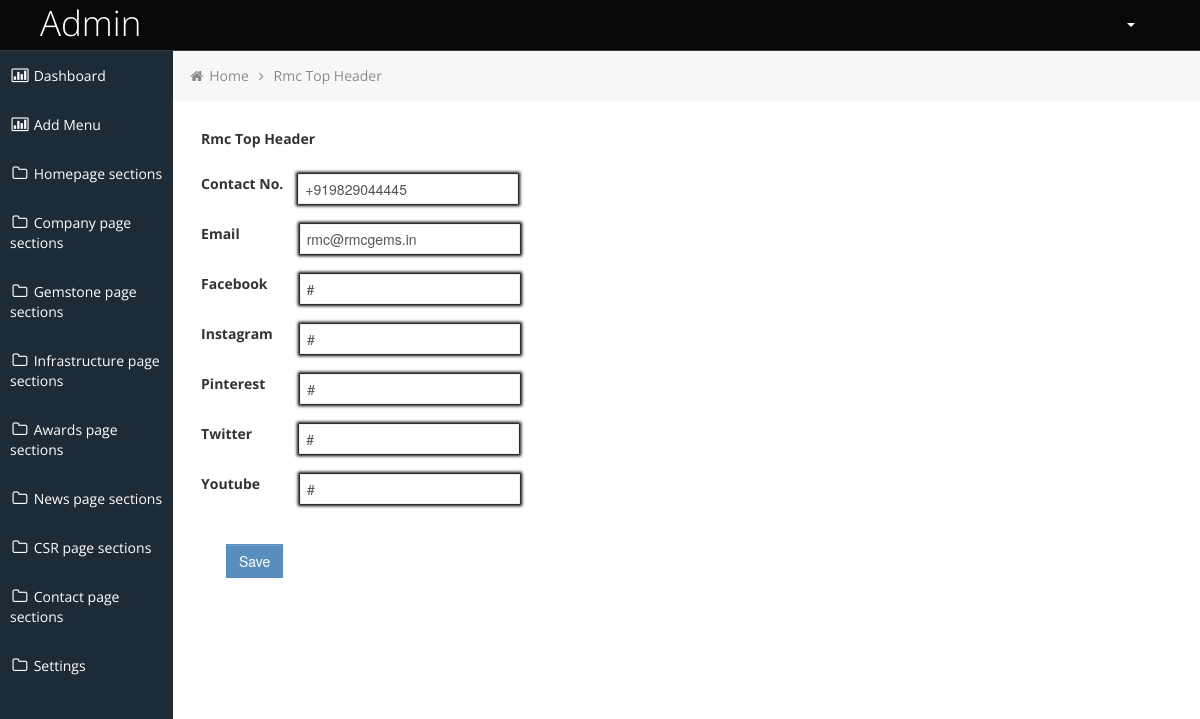
Page /admin/rmc-top-header.php (signed in) on the committed database.
### tables this page shows
CREATE TABLE `top_header` (
  `id` int(11) NOT NULL,
  `contact` varchar(255) NOT NULL,
  `email` varchar(255) NOT NULL,
  `fb` varchar(255) NOT NULL,
  `instagram` varchar(255) NOT NULL,
  `pinterest` varchar(255) NOT NULL,
  `twitter` varchar(255) NOT NULL,
  `youtube` varchar(255) NOT NULL,
  `created` datetime NOT NULL
);

### admin/functions/functions.php (called while the page is built, shortened)
<?php
class Functions{
	protected $db;
	public $date_time;
	private $host ='localhost';
	private $db_user ='rmcgems_rmc';
	private $db_pass ='rmcgems_rmc';
	private $db_name ='rmcgems_rmc';
	public function __construct(){
		$this->db = new mysqli($this->host, $this->db_user, $this->db_pass, $this->db_name);
		$this->date_time = date('Y-m-d H:i:s');
	}
	public function admin_acty($msg){
			$ip = $this->getUserIpAddr();
			$msg = $msg.$ip;
			$this->db->query("INSERT INTO login_activity (comment,date_time) VALUES ('$msg','$this->date_time')");
			return TRUE;
		}
		public	function getUserIpAddr(){
	    $ipaddress = $_SERVER['SERVER_ADDR'];
		$ip_server_data = array('HTTP_X_REAL_IP', 'HTTP_CF_CONNECTING_IP', 'HTTP_X_FORWARDED_FOR','REMOTE_ADDR');
		  foreach($ip_server_data as $real_ip){
			$real_ip = @$_SERVER[$real_ip];
			if($real_ip){
				$ipaddress = $real_ip;
				break;
			}
		}
		return $ipaddress;
	}
	public function xss_clean($value){
		return htmlspecialchars(strip_tags(mysqli_real_escape_string($this->db,$value)));
	}
public function get($table){
	$table = $this->xss_clean($table);
	$res   = $this->db->query("SELECT * FROM $table");
	$data_ar = array();
	if($res->num_rows > 0){
		while($data = $res->fetch_assoc()){
			$data_ar[] = $data;
		}
	}
	return $data_ar;
}
	}
$functions =new Functions();
?>

### admin/rmc-top-header.php (the view, shortened to what this page needs)
<?php
require_once("_header.php");
  $functions->admin_acty('users page visited');
?>
<div class="container-fluid-full">
	<div class="row-fluid">
		<?php require_once("_sidebar.php"); ?>
		<div id="content" class="span10">
            <ul class="breadcrumb">
				<li>
					<i class="icon-home"></i>
					<a href="dashboard.php">Home</a>
					<i class="icon-angle-right"></i>
				</li>
				<li><a href="#">Rmc Top Header</a></li>
			</ul>
			<?php
					$res = $functions->get('top_header');
			?>
			<div class="row-fluid">
				<div class="span12">
					<form class=""  method="post" enctype="multipart/form-data">
						<fieldset>
                        	<div class="control-group span12" style="margin-left: 0px;">
							  <label class="control-labe1l" style="margin-bottom: 15px; "><strong>Rmc Top Header</strong></label>
							</div>
							<div class="control-group span12" style="margin-left: 0px; display: flex">
							  <label class="control-labe1l" style="margin-bottom: 15px; margin-right: 15px"><strong>Contact No.</strong></label>
							  <input type="text" name="contact" value="<?php echo $res[0]['contact']; ?>" required="" style="border: 1px solid black;box-shadow: 0px 0px 3px 2px black;">
							</div>
							<div class="control-group span12" style="margin-left: 0px; display: flex">
							  <label class="control-labe1l" style="margin-bottom: 15px; margin-right: 60px"><strong>Email</strong></label>
							  <input type="email" name="email" value="<?php echo $res[0]['email']; ?>" required="" style="border: 1px solid black;box-shadow: 0px 0px 3px 2px black;">
							</div>
							<div class="control-group span12" style="margin-left: 0px; display: flex">
							  <label class="control-labe1l" style="margin-bottom: 15px; margin-right: 32px"><strong>Facebook</strong></label>
							  <input type="text" name="fb" required="" value="<?php echo $res[0]['fb']; ?>" style="border: 1px solid black;box-shadow: 0px 0px 3px 2px black;">
							</div>
							<div class="control-group span12" style="margin-left: 0px; display: flex">
							  <label class="control-labe1l" style="margin-bottom: 15px; margin-right: 27px"><strong>Instagram</strong></label>
							  <input type="text" name="instagram" required="" value="<?php echo $res[0]['instagram']; ?>" style="border: 1px solid black;box-shadow: 0px 0px 3px 2px black;">
							</div>
							<div class="control-group span12" style="margin-left: 0px; display: flex">
							  <label class="control-labe1l" style="margin-bottom: 15px; margin-right: 35px"><strong>Pinterest</strong></label>
							  <input type="text" name="pinterest" required="" value="<?php echo $res[0]['pinterest']; ?>" style="border: 1px solid black;box-shadow: 0px 0px 3px 2px black;">
							</div>
							<div class="control-group span12" style="margin-left: 0px; display: flex">
							  <label class="control-labe1l" style="margin-bottom: 15px; margin-right: 47px"><strong>Twitter</strong></label>
							  <input type="text" name="twitter" required="" value="<?php echo $res[0]['twitter']; ?>" style="border: 1px solid black;box-shadow: 0px 0px 3px 2px black;">
							</div>
							<div class="control-group span12" style="margin-left: 0px; display: flex">
							  <label class="control-labe1l" style="margin-bottom: 15px; margin-right: 40px"><strong>Youtube </strong></label>
							  <input type="text" name="youtube" required="" value="<?php echo $res[0]['youtube']; ?>" style="border: 1px solid black;box-shadow: 0px 0px 3px 2px black;">
							</div>
							<div class="control-group span3">
							  <br>
								<input type="submit" class="input-xlarge btn btn-primary" name="submit" value="Save">
							</div>
						</fieldset>
					</form>
							</div>
					<div class="span4"></div>
				</div>
			</div>
		</div>
	</div>
<?php
require_once("_footer.php");
?>

### admin/css/style.css (style rules this page uses)
body { background: #F5F5F5; color: #333; border: none; font-family: 'Open Sans', sans-serif; font-weight: 400; }
a { color: #646464; }
#content { background: #ffffff; filter: none; min-height: 100%; padding: 20px 20px; position: relative; }
.breadcrumb { margin: -28px -28px 28px -28px; line-height: 34px; background: #F7F7F7; border: 0px; color: #888; -webkit-box-shadow: none; -moz-box-shadow: none; box-shadow: none; -webkit-border-radius: 0px; -moz-border-radius: 0px; border-radius: 0px; }
.breadcrumb a { color: #888; text-shadow: 0px 1px 1px #fff; }
.btn { display: inline-block; padding: 6px 12px; margin-bottom: 0; font-size: 14px; font-weight: 500; line-height: 20px; text-align: center; white-space: nowrap; vertical-align: middle; cursor: pointer; border: 1px solid #a7a9aa; -webkit-border-radius: 0px !important; border-radius: 0px !important; }
.btn { color: #ffffff; background-color: #a7a9aa; border-color: #a7a9aa; background-image: none; filter: none; text-shadow: none; }
.btn-primary { background-color: #578EBE; border-color: #578EBE; }

### admin/css/style-responsive.css (style rules this page uses)
@media (min-width: 1200px) { .container-fluid-full { overflow: hidden; position: relative; height: 100%; } }
@media (min-width: 1200px) { #content { width: 85.578%; padding: 28px; margin: 0px 0px; margin-left: 14.422% !important; } }

### admin/css/halflings.css (style rules this page uses)
html, html .halflings { -webkit-font-smoothing: antialiased !important; }

### admin/css/style-forms.css (style rules this page uses)
.add-on, select, textarea, input[type="text"], input[type="password"], input[type="datetime"], input[type="datetime-local"], input[type="date"], input[type="month"], input[type="time"], input[type="week"], input[type="number"], input[type="email"], input[type="url"], input[type="search"], input[type="tel"], input[type="color"], input[type="file"], .uneditable-input { border-color: #eee !important; display: inline-block; height: 20px; padding: 4px 6px; margin-bottom: 10px; font-size: 14px; line-height: 20px; color: #555555; vertical-align: middle; -webkit-border-radius: 0px; -moz-border-radius: 0px; border-radius: 0px; }
input, textarea, .uneditable-input { width: 206px; }
textarea, input[type="text"], input[type="password"], input[type="datetime"], input[type="datetime-local"], input[type="date"], input[type="month"], input[type="time"], input[type="week"], input[type="number"], input[type="email"], input[type="url"], input[type="search"], input[type="tel"], input[type="color"], .uneditable-input { background-color: #ffffff; border: 1px solid #cccccc; -webkit-box-shadow: none; -moz-box-shadow: none; box-shadow: none; -webkit-transition: border linear 0.2s, box-shadow linear 0.2s; -moz-transition: border linear 0.2s, box-shadow linear 0.2s; -o-transition: border linear 0.2s, box-shadow linear 0.2s; transition: border linear 0.2s, box-shadow linear 0.2s; }
input[type="file"], input[type="image"], input[type="submit"], input[type="reset"], input[type="button"], input[type="radio"], input[type="checkbox"] { width: auto; }
.input-xlarge { width: 270px; }
input, textarea, .uneditable-input { margin-left: 0; }
.control-group { margin-bottom: 10px; }

### rows in the picture
top_header: contact "+919829044445", email "rmc@rmcgems.in", fb "#", instagram "#", pinterest "#", twitter "#", youtube "#"
